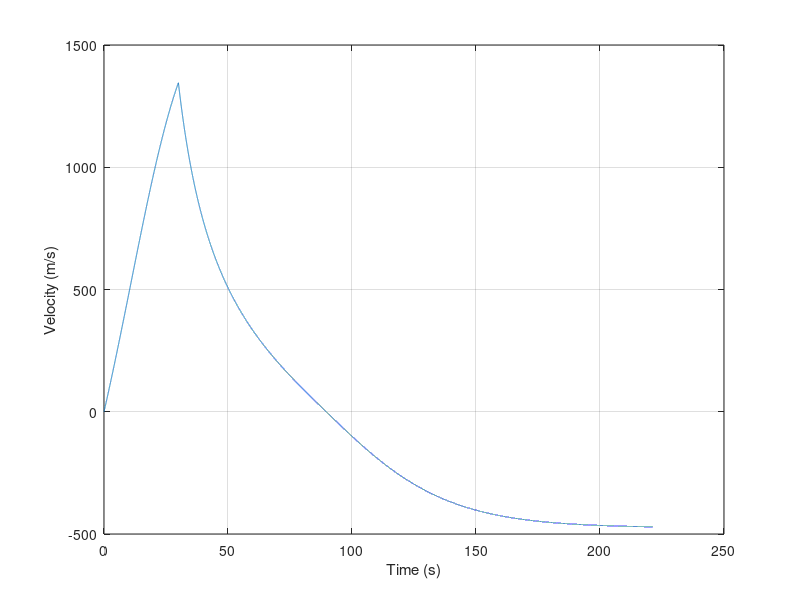
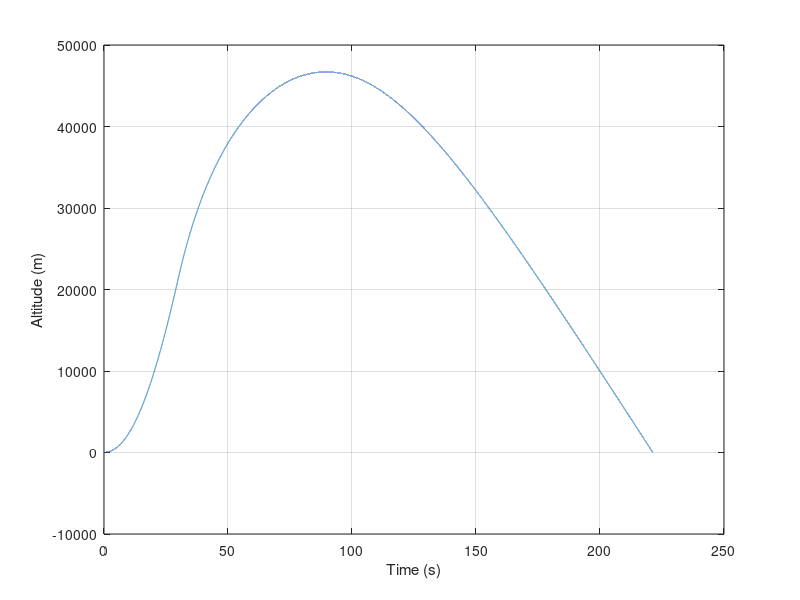
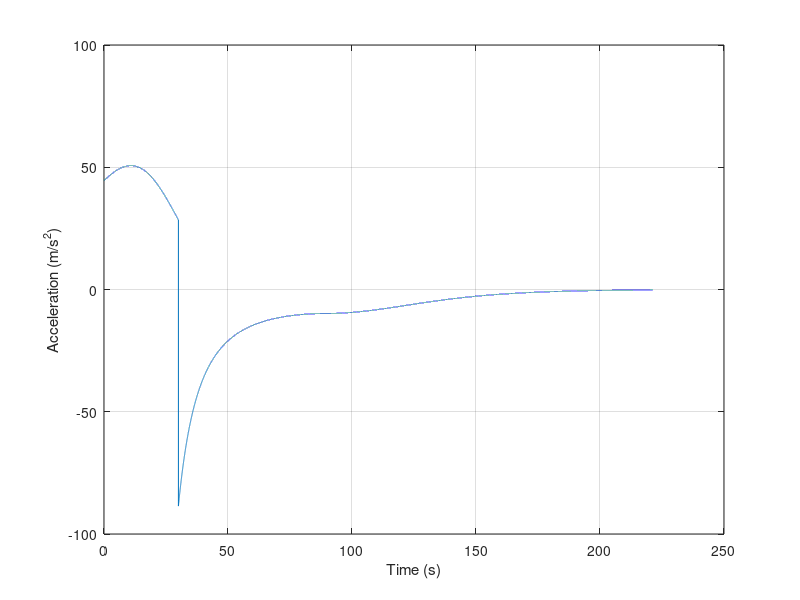

Recreate these plots in MATLAB, in order.
% solving rocket diff eqs
clear all
clc

m_payload = 54;
m_prop = 316;
m_no_payload = 536;

thrust = 32068.5;

t_burnout = 30;

outer_diam = 0.352;

height = 4.95;

C_d = 0.2;

air_density = 1.225;

m_dot = m_prop/t_burnout;

A_f = pi*(outer_diam^2)/4;

g = 9.81;

%------------------------------------
% Part A, rocket launched veritcally
timestep = 1/240;
% ICs
time = 0;
down = 0;
u = 0;
y = 0;
mass = m_no_payload + m_payload;
dry_mass = mass - m_prop;

drag = 0.5*air_density*(u^2)*A_f*C_d;

du_dt = (thrust/mass) - (drag/mass) - g;

u_list = [u ];
y_list = [y ];
a_list = [du_dt ];
t_list = [time ];

while y >= 0

    mass = mass - m_dot*timestep;

    if abs(time-t_burnout) < 1e-6
        thrust = 0;
        m_dot = 0;
        fprintf('at burnout, mass is %.2f kg, %.2f kg expected.\n',mass, dry_mass);
    end
    
    if (abs(u) < 0.1) && (y > 0)
        down = 1;
        fprintf('time to peak: %.4f s\n', time);
    end
    
    drag = 0.5*air_density*(u^2)*A_f*C_d;
    
    if down == 1
        drag = -drag;
    end
    
    du_dt = (thrust/mass) - (drag/mass) - g;

    u = u + (du_dt)*timestep;
    y = y + (u*timestep);

    time = time + timestep;
    
    %append result
    u_list = [u_list u];
    y_list = [y_list y];
    a_list = [a_list du_dt];
    t_list = [t_list time];

end

fprintf('time to fall to Earth: %.4f s', time);


figure1 = figure;
axes1 = axes('Parent', figure1);
hold(axes1, 'on');
plot(t_list, u_list);
xlabel('Time (s)');
ylabel('Velocity (m/s)');
box(axes1,'on');
grid on

figure2 = figure;
axes2 = axes('Parent', figure2);
hold(axes2, 'on');
plot(t_list, y_list);
xlabel('Time (s)');
ylabel('Altitude (m)');
box(axes2,'on');
grid on


figure3 = figure;
axes3 = axes('Parent', figure3);
hold(axes3, 'on');
plot(t_list, a_list);
xlabel('Time (s)');
ylabel('Acceleration (m/s^2)');
box(axes3,'on');
grid on
